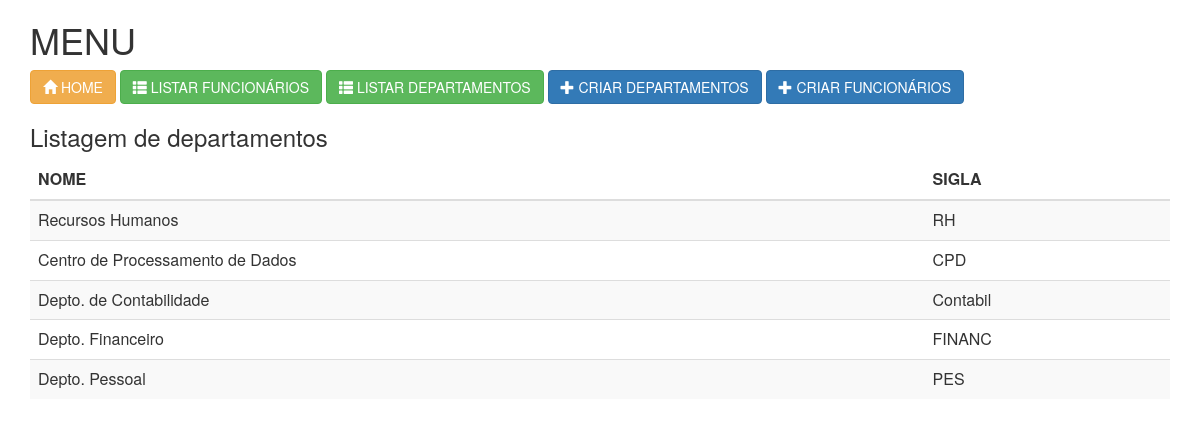
The app's page /listar-departamentos.php with its own data.
### tables this page shows
CREATE TABLE IF NOT EXISTS departamentos (
  id_departamento INT UNSIGNED NOT NULL AUTO_INCREMENT,
  sigla VARCHAR(10) NOT NULL,
  nome VARCHAR(50) NOT NULL,
  PRIMARY KEY (id_departamento)
);

### listar-departamentos.php (the view, shortened to what this page needs)
<?php
include 'conexao.php';
?>
<html lang="en">
<head>
  <link rel="stylesheet" href="css/bootstrap.min.css">
</head>
<body>
<div class="container">
  <?php include 'menu.php'; ?>
  <h3>Listagem de departamentos</h3>
  <?php
  $sql = "SELECT * FROM departamentos";
  $resultados = $conexao->query($sql);
  if ($resultados->num_rows > 0) {
  ?>
  <table class="table table-striped">
    <thead>
      <tr>
        <th>NOME</th>
        <th>SIGLA</th>
      </tr>
    </thead>
    <tbody>
  <?php
    while($registro = $resultados->fetch_assoc()) {
  ?>
    <tr>
      <td><?php echo utf8_encode($registro['nome']); ?></td>
      <td><?php echo $registro['sigla']; ?></td>
    </tr>
  <?php
    }
  ?>
    </tbody>
  </table>
  <?php
  } else {
  ?>
    <p class="alert alert-warning">Nenhum resultado encontrado</p>
  <?php
  }
  ?>
</div>
</body>
</html>

### menu.php
<h1>MENU</h1>
<a href="index.php" class="btn btn-default btn-warning"><i class="glyphicon glyphicon-home"></i> HOME</a>
<a href="listar-funcionarios.php" class="btn btn-default btn-success"><i class="glyphicon glyphicon-th-list"></i> LISTAR FUNCIONÁRIOS</a>
<a href="listar-departamentos.php" class="btn btn-default btn-success"><i class="glyphicon glyphicon-th-list"></i> LISTAR DEPARTAMENTOS</a>
<a href="criar-departamentos.php" class="btn btn-default btn-primary"><i class="glyphicon glyphicon-plus"></i> CRIAR DEPARTAMENTOS</a>
<a href="criar-funcionarios.php" class="btn btn-default btn-primary"><i class="glyphicon glyphicon-plus"></i> CRIAR FUNCIONÁRIOS</a>

### records on screen
departamentos: nome "Recursos Humanos", sigla "RH"
departamentos: nome "Centro de Processamento de Dados", sigla "CPD"
departamentos: nome "Depto. de Contabilidade", sigla "Contabil"
departamentos: nome "Depto. Financeiro", sigla "FINANC"
departamentos: nome "Depto. Pessoal", sigla "PES"
